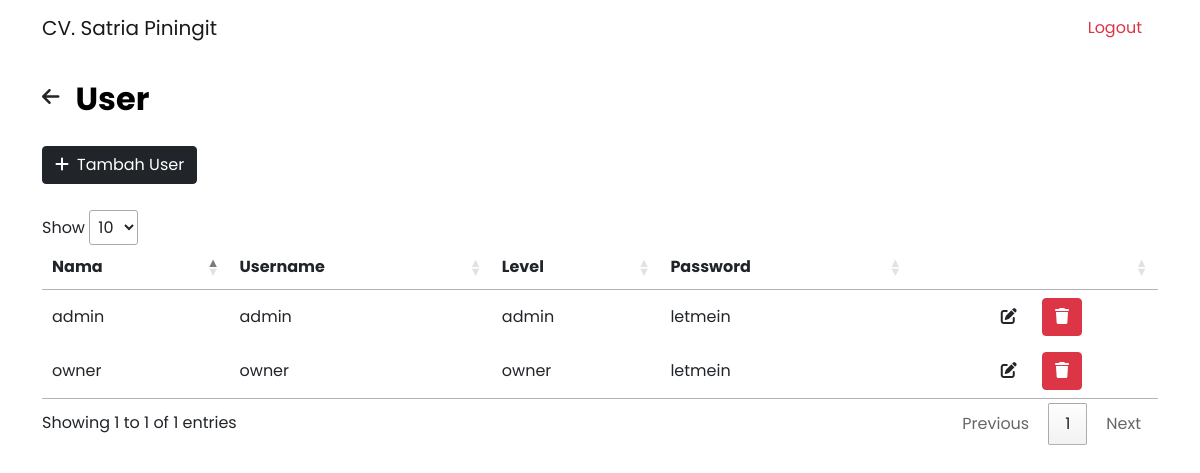
The page /user-list.php (signed in) on the database its author committed.
### tables this page shows
CREATE TABLE `user` (
  `id` int(11) NOT NULL,
  `name` varchar(255) NOT NULL,
  `username` varchar(255) NOT NULL,
  `password` varchar(255) NOT NULL,
  `level` varchar(25) NOT NULL
);

### user-list.php (the view, shortened to what this page needs)
<!DOCTYPE html>
<html lang="en" dir="ltr">
  <head>
    <link rel="stylesheet" type="text/css" href="https://cdn.datatables.net/1.12.1/css/jquery.dataTables.min.css">
    <link rel="stylesheet" href="https://cdn.datatables.net/buttons/2.2.3/css/buttons.dataTables.min.css">
    <link rel="stylesheet" href="css/bootstrap.css">
    <link rel="stylesheet" href="css/style.css">
    <link href="https://cdnjs.cloudflare.com/ajax/libs/font-awesome/6.0.0/css/all.min.css" rel="stylesheet">
  </head>
  <body>
    <?php
  		require_once('connection.php');
  		$sql = "SELECT * FROM user";
  		$result = mysqli_query($conn, $sql);
  	?>
    <nav class="navbar navbar-expand-lg navbar-light">
       <div class="container">
         <p class="navbar-brand mb-0">CV. Satria Piningit</p>
         <div class="collapse navbar-collapse" id="navbarNavAltMarkup">
           <div class="navbar-nav ms-auto">
             <a class="nav-link text-danger mx-2" href="logout.php">Logout</a>
           </div>
         </div>
       </div>
     </nav>
     <div class="container">
       <div class="row">
         <div class="col-12">
           <div class="d-flex">
             <a href="admin.php" class="my-auto text-dark"><i class="fa-solid fa-arrow-left fs-20 me-3"></i></a>
             <h2 class="header-title mt-4 mb-4">User</h2>
           </div>
           <button type="button" class="btn btn-dark mt-1 mb-3" data-bs-toggle="modal" data-bs-target="#addUser">
   				  <span><i class='fa-solid fa-plus me-2' ></i></span>Tambah User
   				</button>
           <div class="table-data">
     				<div class="order">
     					<table id="table" class="w-100">
     						<thead>
     							<tr>
                    <th>Nama</th>
                    <th>Username</th>
                    <th>Level</th>
     								<th>Password</th>
                    <th></th>
     							</tr>
     						</thead>
     						<tbody>
                  <?php while($user = mysqli_fetch_assoc($result)) { ?>
                    <tr>
                      <td><?php echo $user['name']; ?></td>
                      <td><?php echo $user['username']; ?></td>
    									<td><?php echo $user['level']; ?></td>
                      <td><?php echo $user['password']; ?></td>
                      <td class="text-center">
    										<a class="btn btn-edit me-2" data-bs-toggle="modal" data-bs-target="#editUser<?php echo $user['id'];?>"><i class="fa-solid fa-edit"></i></a>
    										<a class="btn btn-danger" href="process/user/delete_user.php?id=<?php echo $user['id']; ?>"><i class="fa-solid fa-trash"></i></a>
    									</td>
    								</tr>
     						</tbody>
                <?php } ?>
     					</table>
     				</div>
     			</div>
         </div>
       </div>
     </div>
  </body>
</html>

### css/style.css (style rules this page uses)
* { font-family: 'Poppins', sans-serif; }
a { text-decoration: none; }
.fs-20 { font-size: 20px !important; }
.header-title { color: black; margin-top: 0px; font-weight: 700; text-align: center; }

### rows shown on the page
user: name "admin", username "admin", level "admin", password "letmein"
user: name "owner", username "owner", level "owner", password "letmein"
